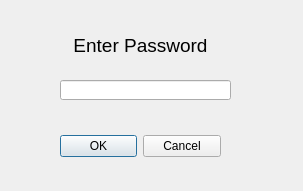
<?xml version="1.0" encoding="UTF-8"?>
<ui version="4.0">
 <class>Login</class>
 <widget class="QDialog" name="Login">
  <property name="geometry">
   <rect>
    <x>0</x>
    <y>0</y>
    <width>303</width>
    <height>191</height>
   </rect>
  </property>
  <property name="windowTitle">
   <string>Login</string>
  </property>
  <widget class="QDialogButtonBox" name="buttonBox">
   <property name="geometry">
    <rect>
     <x>60</x>
     <y>130</y>
     <width>161</width>
     <height>32</height>
    </rect>
   </property>
   <property name="orientation">
    <enum>Qt::Horizontal</enum>
   </property>
   <property name="standardButtons">
    <set>QDialogButtonBox::Cancel|QDialogButtonBox::Ok</set>
   </property>
  </widget>
  <widget class="QLineEdit" name="pwEdit">
   <property name="geometry">
    <rect>
     <x>60</x>
     <y>80</y>
     <width>171</width>
     <height>20</height>
    </rect>
   </property>
   <property name="echoMode">
    <enum>QLineEdit::Password</enum>
   </property>
  </widget>
  <widget class="QLabel" name="label">
   <property name="geometry">
    <rect>
     <x>70</x>
     <y>30</y>
     <width>141</width>
     <height>31</height>
    </rect>
   </property>
   <property name="text">
    <string>&lt;html&gt;&lt;head/&gt;&lt;body&gt;&lt;p align=&quot;center&quot;&gt;&lt;span style=&quot; font-size:14pt;&quot;&gt;Enter Password&lt;/span&gt;&lt;/p&gt;&lt;/body&gt;&lt;/html&gt;</string>
   </property>
  </widget>
 </widget>
 <resources/>
 <connections>
  <connection>
   <sender>buttonBox</sender>
   <signal>accepted()</signal>
   <receiver>Login</receiver>
   <slot>accept()</slot>
   <hints>
    <hint type="sourcelabel">
     <x>248</x>
     <y>254</y>
    </hint>
    <hint type="destinationlabel">
     <x>157</x>
     <y>274</y>
    </hint>
   </hints>
  </connection>
  <connection>
   <sender>buttonBox</sender>
   <signal>rejected()</signal>
   <receiver>Login</receiver>
   <slot>reject()</slot>
   <hints>
    <hint type="sourcelabel">
     <x>316</x>
     <y>260</y>
    </hint>
    <hint type="destinationlabel">
     <x>286</x>
     <y>274</y>
    </hint>
   </hints>
  </connection>
 </connections>
</ui>
